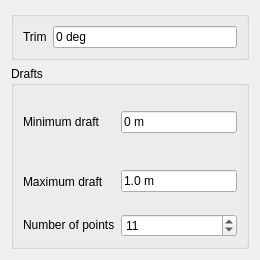
<?xml version="1.0" encoding="UTF-8"?>
<ui version="4.0">
 <class>HydrostaticsTaskPanel</class>
 <widget class="QWidget" name="HydrostaticsTaskPanel">
  <property name="geometry">
   <rect>
    <x>0</x>
    <y>0</y>
    <width>260</width>
    <height>260</height>
   </rect>
  </property>
  <property name="minimumSize">
   <size>
    <width>0</width>
    <height>260</height>
   </size>
  </property>
  <property name="windowTitle">
   <string>Plot Hydrostatics</string>
  </property>
  <layout class="QGridLayout" name="gridLayout">
   <item row="2" column="0">
    <widget class="QGroupBox" name="group_draft">
     <property name="sizePolicy">
      <sizepolicy hsizetype="Expanding" vsizetype="Expanding">
       <horstretch>0</horstretch>
       <verstretch>0</verstretch>
      </sizepolicy>
     </property>
     <property name="toolTip">
      <string>Range of considered draft. The hydrostatucs are computed for several points between the selected minimum and maximum draft</string>
     </property>
     <property name="title">
      <string>Drafts</string>
     </property>
     <layout class="QGridLayout" name="gridLayout_3">
      <item row="0" column="0">
       <layout class="QGridLayout" name="subgroup_data">
        <property name="sizeConstraint">
         <enum>QLayout::SetDefaultConstraint</enum>
        </property>
        <item row="2" column="0">
         <widget class="QLabel" name="n_draftLabel">
          <property name="sizePolicy">
           <sizepolicy hsizetype="Preferred" vsizetype="Maximum">
            <horstretch>0</horstretch>
            <verstretch>0</verstretch>
           </sizepolicy>
          </property>
          <property name="text">
           <string>Number of points</string>
          </property>
         </widget>
        </item>
        <item row="0" column="0">
         <widget class="QLabel" name="min_draft_label">
          <property name="sizePolicy">
           <sizepolicy hsizetype="Preferred" vsizetype="Expanding">
            <horstretch>0</horstretch>
            <verstretch>0</verstretch>
           </sizepolicy>
          </property>
          <property name="text">
           <string>Minimum draft</string>
          </property>
         </widget>
        </item>
        <item row="2" column="1">
         <widget class="QSpinBox" name="n_draft">
          <property name="sizePolicy">
           <sizepolicy hsizetype="Minimum" vsizetype="Fixed">
            <horstretch>0</horstretch>
            <verstretch>0</verstretch>
           </sizepolicy>
          </property>
          <property name="minimum">
           <number>2</number>
          </property>
          <property name="maximum">
           <number>9999</number>
          </property>
          <property name="value">
           <number>11</number>
          </property>
         </widget>
        </item>
        <item row="1" column="0">
         <widget class="QLabel" name="max_draft_label">
          <property name="sizePolicy">
           <sizepolicy hsizetype="Preferred" vsizetype="Expanding">
            <horstretch>0</horstretch>
            <verstretch>0</verstretch>
           </sizepolicy>
          </property>
          <property name="text">
           <string>Maximum draft</string>
          </property>
         </widget>
        </item>
        <item row="0" column="1">
         <widget class="Gui::InputField" name="min_draft">
          <property name="text">
           <string notr="true">0 m</string>
          </property>
          <property name="unit" stdset="0">
           <string notr="true">m</string>
          </property>
          <property name="quantity" stdset="0">
           <double>0.000000000000000</double>
          </property>
         </widget>
        </item>
        <item row="1" column="1">
         <widget class="Gui::InputField" name="max_draft">
          <property name="text">
           <string notr="true">1.0 m</string>
          </property>
          <property name="unit" stdset="0">
           <string notr="true">m</string>
          </property>
          <property name="quantity" stdset="0">
           <double>1.000000000000000</double>
          </property>
         </widget>
        </item>
       </layout>
      </item>
     </layout>
    </widget>
   </item>
   <item row="0" column="0">
    <widget class="QGroupBox" name="group_trim">
     <property name="toolTip">
      <string>The trim angle to be considered</string>
     </property>
     <layout class="QHBoxLayout" name="horizontalLayout_2">
      <item>
       <widget class="QLabel" name="trim_label">
        <property name="sizePolicy">
         <sizepolicy hsizetype="Maximum" vsizetype="Preferred">
          <horstretch>0</horstretch>
          <verstretch>0</verstretch>
         </sizepolicy>
        </property>
        <property name="text">
         <string>Trim</string>
        </property>
       </widget>
      </item>
      <item>
       <widget class="Gui::InputField" name="trim">
        <property name="text">
         <string notr="true">0 deg</string>
        </property>
        <property name="unit" stdset="0">
         <string notr="true">deg</string>
        </property>
        <property name="quantity" stdset="0">
         <double>0.000000000000000</double>
        </property>
       </widget>
      </item>
     </layout>
    </widget>
   </item>
  </layout>
 </widget>
 <customwidgets>
  <customwidget>
   <class>Gui::InputField</class>
   <extends>QLineEdit</extends>
   <header location="global">Gui/Inputfield.h</header>
  </customwidget>
 </customwidgets>
 <resources/>
 <connections/>
</ui>
